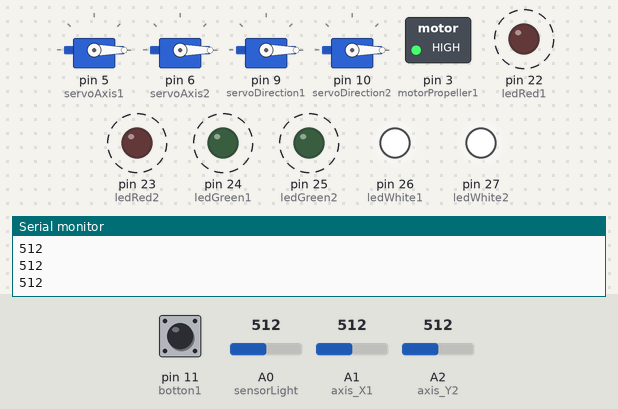
The sketch below on a simulated Arduino Mega 2560, built with avr-gcc and run on an emulated ATmega2560. Parts: 4 × servo, switched loads named in the sketch (green lamp = pin HIGH), output pins drawn as LEDs (lit = HIGH), the last lines printed to the serial monitor. Dashed ring = blinking. Inputs (shaded band) come from the test bench; at power-on: A1 (axis_X1) = 512, pin 11 (botton1) HIGH, A0 (sensorLight) = 512, A2 (axis_Y2) = 512.

Above: at 2.8 s.
2.9 s: A1 (axis_X1) set to 306
At 6.4 s:
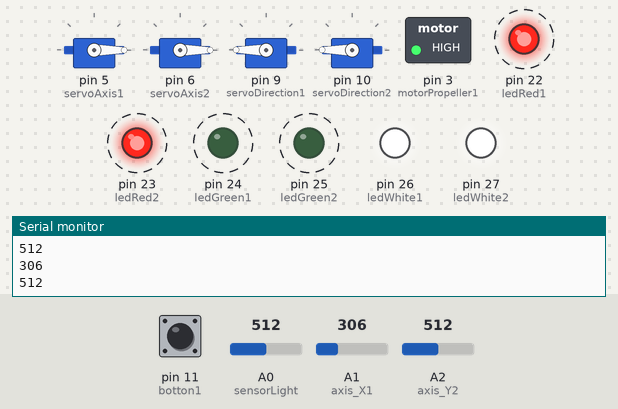
7.5 s: pin 11 (botton1) pulled LOW for 2.35 s
At 8.4 s:
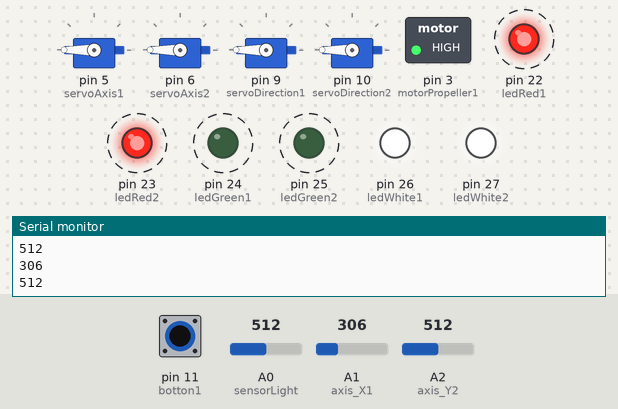
11.3 s: A1 (axis_X1) set to 122
At 14.4 s:
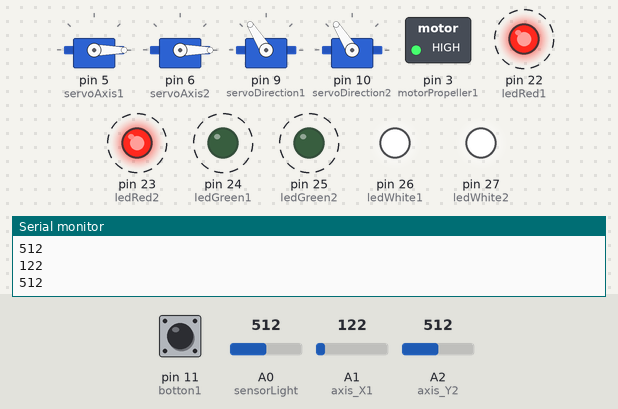
17.0 s: pin 11 (botton1) pulled LOW for 2.35 s
At 18.4 s:
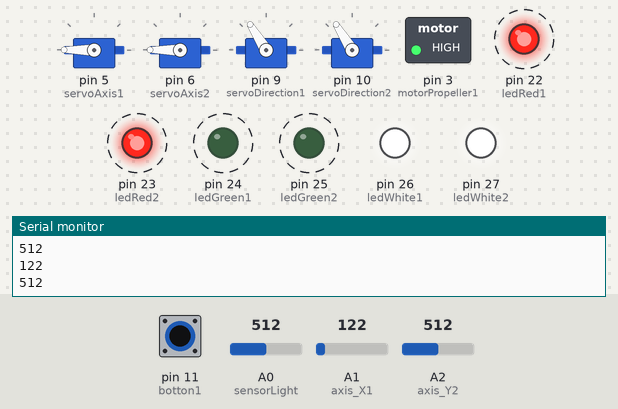
21.5 s: A1 (axis_X1) set to 900
At 24.3 s:
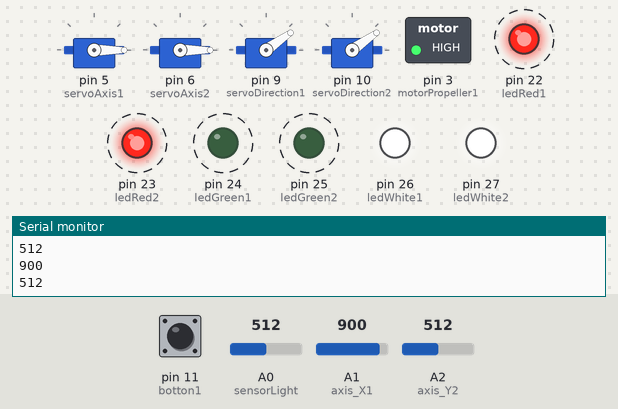
27.0 s: pin 11 (botton1) pulled LOW for 2.35 s
At 28.4 s:
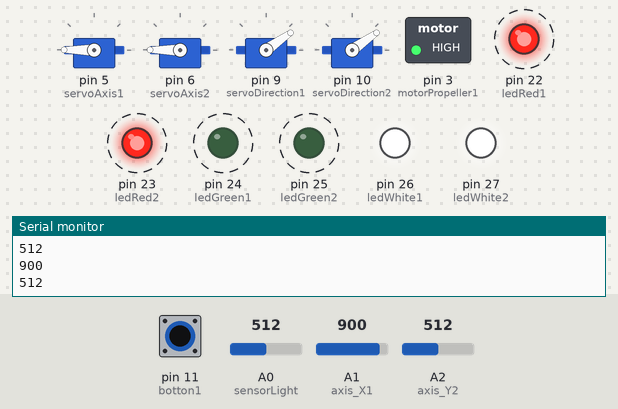
Timing chart, 0 to 32.5 s (numbered marks = the images above; inputs shaded):
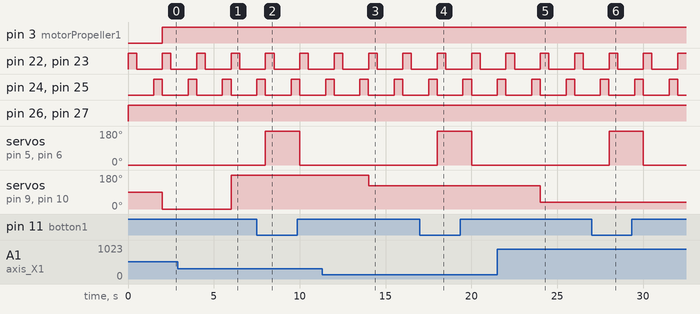

Measured:
- after the input at 2.9 s, servo on pin 9 (servoDirection1), servo on pin 10 (servoDirection2): 0° → 180° after 3.1 s
- after the input at 7.5 s, servo on pin 5 (servoAxis1), servo on pin 6 (servoAxis2): 0° → 180° after 0.51 s, → 0° 2.0 s later
- after the input at 11.3 s, servo on pin 9 (servoDirection1), servo on pin 10 (servoDirection2): 180° → 122° after 2.7 s
- after the input at 17.0 s, servo on pin 5 (servoAxis1), servo on pin 6 (servoAxis2): 0° → 180° after 1.0 s, → 0° 2.0 s later
- after the input at 21.5 s, servo on pin 9 (servoDirection1), servo on pin 10 (servoDirection2): 122° → 35° after 2.5 s
- after the input at 27.0 s, servo on pin 5 (servoAxis1), servo on pin 6 (servoAxis2): 0° → 180° after 1.0 s, → 0° 2.0 s later
- by itself, pin 22 (ledRed1), pin 23 (ledRed2), pin 24 (ledGreen1), pin 25 (ledGreen2): alternates HIGH for 0.50 s and LOW for 1.5 s

The sketch:

Codigo_SDA.ino
```cpp
// Libraries for the project
#include<Servo.h>


// Motor of the thrusters
int motorPropeller1 = 3;
//int motorPropeller2 = 2;


// Servos of the shield chassis
Servo servoAxis1;
Servo servoAxis2;


// Servos for control the direction
Servo servoDirection1;
Servo servoDirection2;


// The Joystick parameters for control the direction
int angleX = 0;
int axis_X1 = A1;


// The Joystick parameters for the speed of the machine
int angleY = 0;
int axis_Y2 = A2;


// Led's for indicate where it is
int ledRed1 = 22;
int ledRed2 = 23;
int ledGreen1 = 24;
int ledGreen2 = 25;


// Led's for night vision
int ledWhite1 = 26;
int ledWhite2 = 27;


// Botton for turn the shield Axis
int botton1 = 11;
int statusbotton1 = 0;


// Set the pins for the light intensity sensor
int sensorLight = A0;
int valueSensorLight = 0;


void setup() {

  // Set up the pins of the Servos
  servoAxis1.attach(5);
  servoAxis2.attach(6);
  servoDirection1.attach(9);
  servoDirection2.attach(10);


  // Set up the Led's pins
  pinMode(ledRed1, OUTPUT);
  pinMode(ledRed2, OUTPUT);
  pinMode(ledGreen1, OUTPUT);
  pinMode(ledGreen2, OUTPUT);
  pinMode(ledWhite1, OUTPUT);
  pinMode(ledWhite2, OUTPUT);


  // Set up the motor's pins
  pinMode(motorPropeller1, OUTPUT);
  //pinMode(motorPropeller2, OUTPUT);


  // Set up the pins of the Bottons for the Axis
  pinMode(botton1, INPUT);


  // Set up the pins of the sensor Light intensity
  pinMode(sensorLight, INPUT);
  Serial.begin(9600);


  // Set up the pins of the Joystick
  pinMode(axis_Y2, INPUT);
  pinMode(axis_X1, INPUT);


}


void loop() {

  //digitalWrite(motorPropeller1, HIGH);

  // Value to the status of the botton
  statusbotton1 = digitalRead(botton1);


  // Value to the sensor light intensity
  valueSensorLight = analogRead(sensorLight);


  // Give the value of angle to 'angle1'
  angleX = analogRead(axis_X1);


  // Give the value of angle2 for speed
  angleY = analogRead(axis_Y2);
  Serial.println(angleX);
  Serial.println(angleY);


  // Conditional for known if I press the botton
  if(statusbotton1 == LOW){
    servoAxis1.write(180);
    servoAxis2.write(180);
    }else {
      servoAxis1.write(0);
      servoAxis2.write(0);
      }


  // Turn on the lights according to the light value
  digitalWrite(ledWhite1, HIGH);
  digitalWrite(ledWhite2, HIGH);
  digitalWrite(ledRed1, HIGH);
  digitalWrite(ledRed2, HIGH);
  delay(500);
  digitalWrite(ledRed1, LOW);
  digitalWrite(ledRed2, LOW);
  delay(1000);
  digitalWrite(ledGreen1, HIGH);
  digitalWrite(ledGreen2, HIGH);
  delay(500);
  digitalWrite(ledGreen1, LOW);
  digitalWrite(ledGreen2, LOW);


  // Take the angle of the first joystick for change of the direction
  servoDirection1.write(angleX);
  servoDirection2.write(angleX);


  // Take the angle of the second joystick for change the speed
  digitalWrite(motorPropeller1, 1000-(angleY / 2));
  //digitalWrite(motorPropeller2, 1000-(angleY / 2));


}
```
